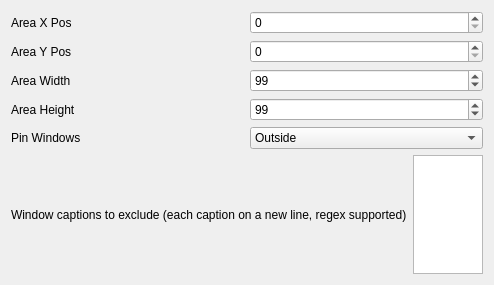
<?xml version="1.0" encoding="UTF-8"?>
<ui version="4.0">
 <class>KWin::DesktopPinConfigForm</class>
 <widget class="QWidget" name="KWin::DesktopPinConfigForm">
  <property name="geometry">
   <rect>
    <x>0</x>
    <y>0</y>
    <width>263</width>
    <height>285</height>
   </rect>
  </property>
  <property name="windowTitle">
   <string>Form</string>
  </property>
  <layout class="QHBoxLayout" name="horizontalLayout_5">
   <item>
    <layout class="QVBoxLayout" name="verticalLayout">
     <item>
      <layout class="QHBoxLayout" name="horizontalLayout">
       <item>
        <widget class="QLabel" name="label">
         <property name="text">
          <string>Area X Pos</string>
         </property>
        </widget>
       </item>
       <item>
        <widget class="QSpinBox" name="kcfg_x">
         <property name="value">
          <number>0</number>
         </property>
          <property name="minimum">
          <number>0</number>
         </property>
         <property name="maximum">
          <number>9999</number>
         </property>
        </widget>
       </item>
      </layout>
     </item>
     <item>
      <layout class="QHBoxLayout" name="horizontalLayout_3">
       <item>
        <widget class="QLabel" name="label_3">
         <property name="text">
          <string>Area Y Pos</string>
         </property>
        </widget>
       </item>
       <item>
        <widget class="QSpinBox" name="kcfg_y">
         <property name="value">
          <number>0</number>
         </property>
        <property name="minimum">
          <number>0</number>
         </property>
         <property name="maximum">
          <number>9999</number>
         </property>
        </widget>
       </item>
      </layout>
     </item>
     <item>
      <layout class="QHBoxLayout" name="horizontalLayout_4">
       <item>
        <widget class="QLabel" name="label_4">
         <property name="text">
          <string>Area Width</string>
         </property>
        </widget>
       </item>
       <item>
        <widget class="QSpinBox" name="kcfg_width">
         <property name="value">
          <number>1920</number>
         </property>
          <property name="minimum">
          <number>0</number>
         </property>
         <property name="maximum">
          <number>9999</number>
         </property>
        </widget>
       </item>
      </layout>
     </item>
     
     <item>
      <layout class="QHBoxLayout" name="horizontalLayout_5">
       <item>
        <widget class="QLabel" name="label_5">
         <property name="text">
          <string>Area Height</string>
         </property>
        </widget>
       </item>
       <item>
        <widget class="QSpinBox" name="kcfg_height">
         <property name="value">
          <number>1080</number>
         </property>
        <property name="minimum">
          <number>0</number>
         </property>
         <property name="maximum">
          <number>9999</number>
         </property>
        </widget>
       </item>
      </layout>
     </item>
    <item>
      <layout class="QHBoxLayout" name="horizontalLayout_6">
       <item>
        <widget class="QLabel" name="label_6">
         <property name="text">
          <string>Pin Windows</string>
         </property>
        </widget>
       </item>
       <item>
        <widget class="QComboBox" name="kcfg_pinmode">
         <item>
          <property name="text">
           <string>Outside</string>
          </property>
         </item>
         <item>
          <property name="text">
           <string>Inside</string>
          </property>
         </item>
        </widget>
       </item>
      </layout>
     </item>
     <item>
        <layout class="QHBoxLayout" name="horizontalLayout_7">
         <item>
          <widget class="QLabel" name="label_7">
           <property name="text">
            <string>Window captions to exclude (each caption on a new line, regex supported)</string>
           </property>
          </widget>
         </item>
         <item>
          <widget class="QPlainTextEdit" name="kcfg_excludes"></widget>
         </item>
        </layout>
       </item>
    </layout>
   </item>
  </layout>
 </widget>
 <resources/>
 <connections/>
</ui>
